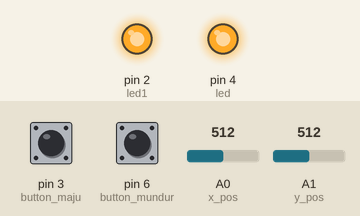
Recording of a sketch running on a simulated Arduino Uno, built with avr-gcc and run on an emulated ATmega328P. On the bench: output pins drawn as LEDs (lit = HIGH). The test bench sets the inputs (shaded band); at power-on: pin 3 (button_maju) HIGH, pin 6 (button_mundur) HIGH, A0 (x_pos) = 512, A1 (y_pos) = 512. No radio packets arrive unless stated; what the sketch prints to the serial monitor is not drawn.

Above: at 1.2 s.
1.3 s: pin 3 (button_maju) pulled LOW for 0.15 s
At 1.38 s:
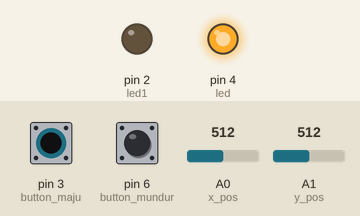
2.9 s: pin 6 (button_mundur) pulled LOW for 0.15 s
At 2.98 s:
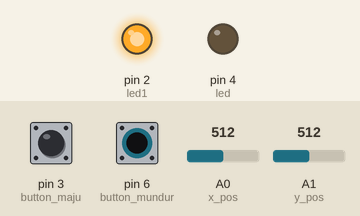
4.5 s: A0 (x_pos) set to 113
6.0 s: A0 (x_pos) set to 96
9.0 s: A1 (y_pos) set to 114
12.0 s: A1 (y_pos) set to 98
Timing chart, 0 to 14.5 s (numbered marks = the images above; inputs shaded):
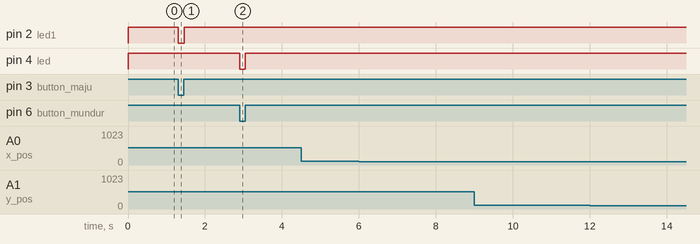

Measured:
- after the input at 1.3 s, pin 2 (led1): HIGH → LOW at once, → HIGH 0.16 s later
- after the input at 2.9 s, pin 4 (led): HIGH → LOW at once, → HIGH 0.14 s later
- after the input at 4.5 s, every drawn part: stays the same
- after the input at 6.0 s, every drawn part: stays the same
- after the input at 9.0 s, every drawn part: stays the same
- after the input at 12.0 s, every drawn part: stays the same

The sketch:

TX_RF24L01.ino
```cpp
#include <SPI.h>
#include <nRF24L01.h>
#include <RF24.h>

RF24 radio (7, 8); // CE, CSN

const byte address[6] = "00013";
int pesan[4];

const int button_maju = 3;
int status_button_maju = 0;

const int button_mundur = 6;
int status_button_mundur = 0;

const int led = 4;
const int led1 = 2;

#define x_pos A0
#define y_pos A1
//#define sw_joystick A2

int x_pos_val;
int y_pos_val;
//int status_sw_joystick;

void setup() {

  pinMode (button_maju, INPUT_PULLUP);
  pinMode (button_mundur, INPUT_PULLUP);

  //pinMode (sw_joystick, INPUT_PULLUP);

  pinMode (led, OUTPUT);
  pinMode (led1, OUTPUT);

  Serial.begin (9600);

  radio.begin();
  radio.openWritingPipe(address);
  radio.setPALevel(RF24_PA_MAX);
  radio.stopListening();

}

void loop() {

  //const char text[] = "halo";
  status_button_maju = digitalRead (button_maju);
  status_button_mundur = digitalRead (button_mundur);

  x_pos_val = map (analogRead (x_pos), 0, 1023, 0, 100);
  y_pos_val = map (analogRead (y_pos), 0, 1023, 0, 100);
  //status_sw_joystick = digitalRead (sw_joystick);

  pesan[0] = status_button_maju;
  pesan[1] = status_button_mundur;
  pesan[2] = x_pos_val;
  pesan[3] = y_pos_val;

  if (pesan[0] == 1 || pesan[3] >= 0 && pesan[3] <= 49) { //Tombol kuning
    digitalWrite (led1, HIGH);
  }
  else {
    digitalWrite (led1, LOW);
  }

  if (pesan[1] == 1 || pesan[3] >= 51 && pesan[3] <= 99) { //Tombol merah
    digitalWrite (led, HIGH);
  }
  else {
    digitalWrite (led, LOW);
  }

  Serial.print ("x : ");
  Serial.print (pesan[2]);
  Serial.print (" | y : ");
  Serial.println (pesan[3]);

  //Serial.print (" | sw : ");
  //Serial.println (status_sw_joystick);

  //delay (100);

  radio.write (pesan, sizeof(pesan));

}
```
